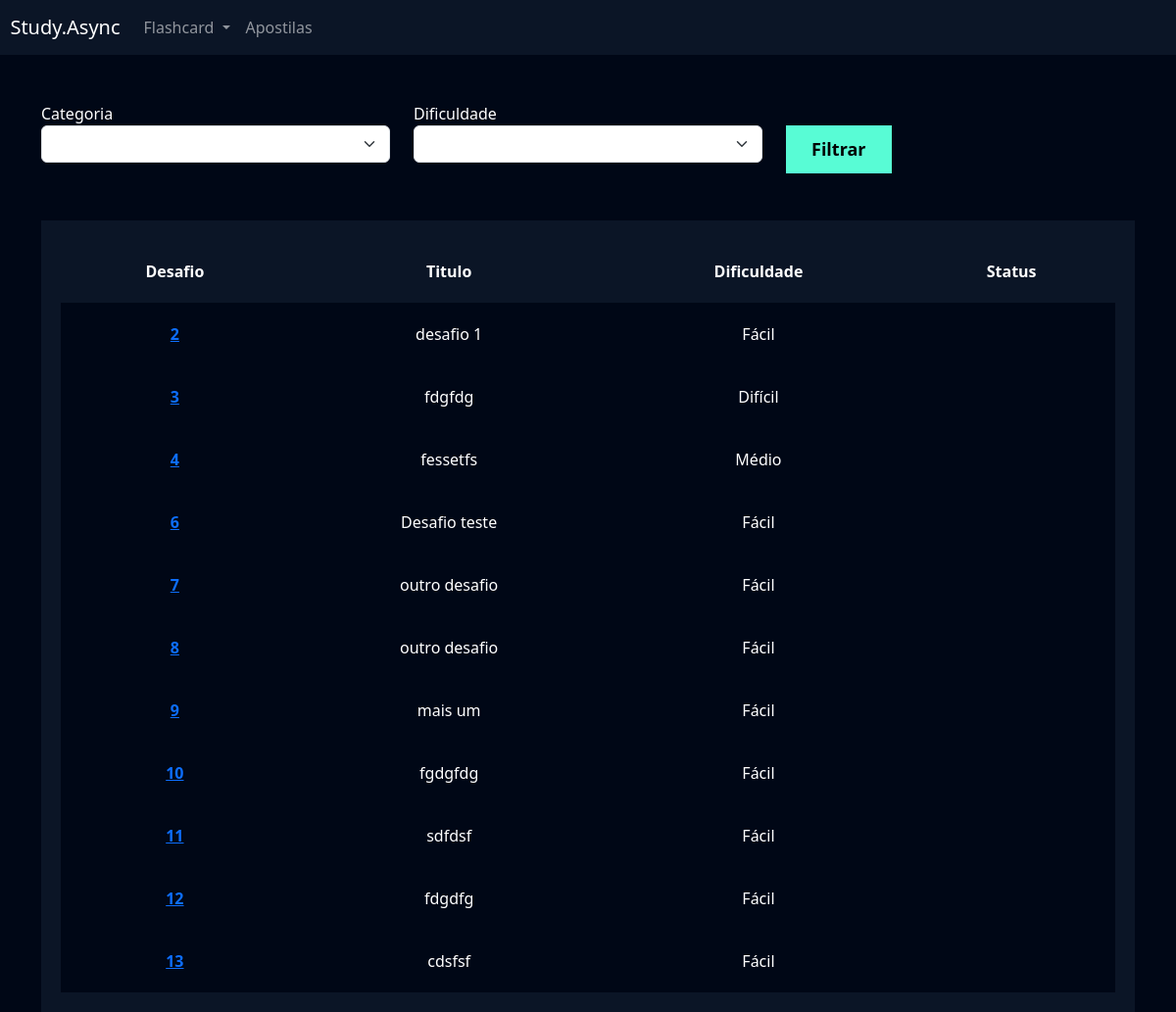
Page /flashcard/listar_desafio/ (signed in) on the committed database.
### flashcard/models.py (models this page shows, shortened)
class Desafio(models.Model):
    user = models.ForeignKey(User, on_delete=models.DO_NOTHING)
    titulo = models.CharField(max_length=100)
    categoria = models.ManyToManyField(Categoria)
    quantidade_perguntas = models.IntegerField()
    dificuldade = models.CharField(
        max_length=1, choices=Flashcard.DIFICULDADE_CHOICES
    )
    flashcards = models.ManyToManyField(FlashcardDesafio)

### flashcard/views.py (the view)
# urls.py: path('listar_desafio/', views.listar_desafio, name='listar_desafio'),
def listar_desafio(request):
    desafios = Desafio.objects.filter(user=request.user)
    return render(request, 'listar_desafio.html', {'desafios': desafios})

### flashcard/templates/listar_desafio.html (shortened to what this page needs)
{% extends "base.html" %}
{% load static %}
{% block 'cabecalho' %}
    <link href="{% static 'usuarios/css/cadastro.css' %}" rel="stylesheet">
    <link href="{% static 'flashcard/css/novo_flashcard.css' %}" rel="stylesheet">
    <link href="{% static 'flashcard/css/iniciar_desafio.css' %}" rel="stylesheet">
    <link href="{% static 'flashcard/css/desafio.css' %}" rel="stylesheet">
    <link href='https://unpkg.com/boxicons@2.1.4/css/boxicons.min.css' rel='stylesheet'>
{% endblock 'cabecalho' %}
{% block 'conteudo' %}
    {% include "partials/header.html" %}
    <div class="container">
        <br>
        <br>
        <div class="row">
            <div class="col-md">
                <form action="}" method="GET">
                <label for="">Categoria</label>
                <select name="categoria" class="form-select">
                </select>
            </div>
            <div class="col-md">
                <label for="">Dificuldade</label>
                <select name="dificuldade" class="form-select">
                </select>
            </div>
            <div class="col-md">
                <br>
                <input type="submit" value="Filtrar" class="btn-cadastro">
            </div>
        </div>
        <br>
        <br>
        <div class="box-listar">
            <table>
                <thead>
                    <tr>
                        <th scope="col">Desafio</th>
                        <th scope="col">Titulo</th>
                        <th scope="col">Dificuldade</th>
                        <th scope="col">Status</th>
                    </tr>
                </thead>
                <tbody>
                    {% for desafio in desafios %}
                        <tr class="linha">
                            <th><a href="{% url 'desafio' desafio.id %}">{{desafio.id}}</a></th>
                            <td>{{desafio.titulo}}</td>
                            <td>{{desafio.get_dificuldade_display}}</td>
                            <td>{{desafio.status}}</td>
                        </tr>
                    {% endfor %}
                </tbody>
            </table>
        </div>
    </div>
{% endblock 'conteudo' %}

### templates/static/geral/css/base.css (style rules this page uses)
:root { --main-color: #0b1526; --dark-color: #000716; --secondary-dark-color: rgb(15, 2, 26); --light-color: #00c1f3; --contrast-color: #f4c96b; --differential-color: #58fcd5; }
body { background-color: var(--dark-color) !important; color: white !important; }

### templates/static/usuarios/css/cadastro.css (style rules this page uses)
* { margin: 0; padding: 0; }
.btn-cadastro { padding: 10px; background-color: #58fcd5; border: none; border: 1px solid #58fcd5; font-size: 18px; font-weight: bold; padding-left: 25px; padding-right: 25px; }

### templates/static/flashcard/css/desafio.css (style rules this page uses)
.box-listar { background-color: #0b1526; padding: 20px; }
table { width: 100%; padding: 20px; text-align: center; }
.linha { height: 40px; background-color: var(--dark-color); padding: 20px; }
td, th { padding: 20px; }
tr { background-color: var(--main-color); }

### rows in the picture
Desafio: id "2", titulo "desafio 1", dificuldade "Fácil"
Desafio: id "3", titulo "fdgfdg", dificuldade "Difícil"
Desafio: id "4", titulo "fessetfs", dificuldade "Médio"
Desafio: id "6", titulo "Desafio teste", dificuldade "Fácil"
Desafio: id "7", titulo "outro desafio", dificuldade "Fácil"
Desafio: id "8", titulo "outro desafio", dificuldade "Fácil"
Desafio: id "9", titulo "mais um", dificuldade "Fácil"
Desafio: id "10", titulo "fgdgfdg", dificuldade "Fácil"
Desafio: id "11", titulo "sdfdsf", dificuldade "Fácil"
Desafio: id "12", titulo "fdgdfg", dificuldade "Fácil"
Desafio: id "13", titulo "cdsfsf", dificuldade "Fácil"
